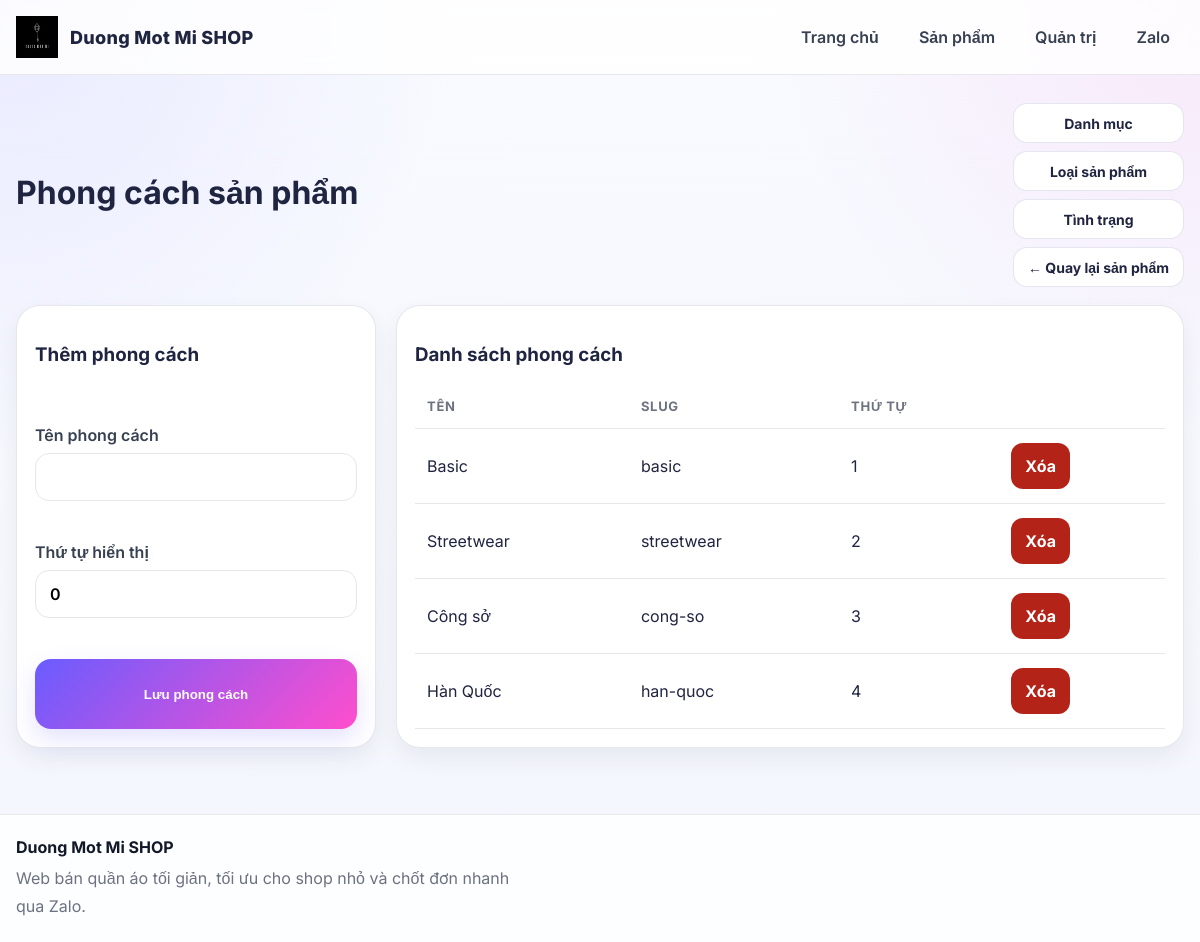
The app's page /admin/styles.php (signed in) with its own data.
### tables this page shows
CREATE TABLE styles (
    id INT AUTO_INCREMENT PRIMARY KEY,
    name VARCHAR(100) NOT NULL,
    slug VARCHAR(120) DEFAULT NULL UNIQUE,
    sort_order INT NOT NULL DEFAULT 0,
    created_at TIMESTAMP DEFAULT CURRENT_TIMESTAMP
);

### config/db.php (called while the page is built, shortened)
<?php
function db(): PDO {
    static $pdo = null;
    if ($pdo === null) {
        $dsn = 'mysql:host=' . DB_HOST . ';dbname=' . DB_NAME . ';charset=utf8mb4';
        $options = [
            PDO::ATTR_ERRMODE => PDO::ERRMODE_EXCEPTION,
            PDO::ATTR_DEFAULT_FETCH_MODE => PDO::FETCH_ASSOC,
        ];
        $pdo = new PDO($dsn, DB_USER, DB_PASS, $options);
    }
    return $pdo;
}

### includes/functions.php (called while the page is built, shortened)
<?php
require_once __DIR__ . '/../config/db.php';
function e($value): string {
    return htmlspecialchars((string)($value ?? ''), ENT_QUOTES, 'UTF-8');
}
function get_styles(): array {
    return db()->query('SELECT * FROM styles ORDER BY sort_order ASC, id ASC')->fetchAll();
}

### admin/styles.php (the view, shortened to what this page needs)
<?php
require_once __DIR__ . '/../includes/functions.php';
$styles = get_styles();
require_once __DIR__ . '/../includes/header.php';
?>
<div class="admin-topbar">
    <h1>Phong cách sản phẩm</h1>
    <div class="card-actions">
        <a class="btn btn-light" href="<?= BASE_URL ?>/admin/categories.php">Danh mục</a>
        <a class="btn btn-light" href="<?= BASE_URL ?>/admin/product_types.php">Loại sản phẩm</a>
        <a class="btn btn-light" href="<?= BASE_URL ?>/admin/product_conditions.php">Tình trạng</a>
        <a class="btn btn-light" href="<?= BASE_URL ?>/admin/products.php">← Quay lại sản phẩm</a>
    </div>
</div>
<div class="admin-two-col">
    <form method="post" class="form-grid narrow card-box">
        <h3>Thêm phong cách</h3>
        <label>Tên phong cách
            <input type="text" name="name" required>
        </label>
        <label>Thứ tự hiển thị
            <input type="number" name="sort_order" value="0">
        </label>
        <button class="btn" type="submit">Lưu phong cách</button>
    </form>
    <div class="card-box">
        <h3>Danh sách phong cách</h3>
        <table>
            <thead><tr><th>Tên</th><th>Slug</th><th>Thứ tự</th><th></th></tr></thead>
            <tbody>
            <?php foreach ($styles as $style): ?>
                <tr>
                    <td><?= e($style['name']) ?></td>
                    <td><?= e($style['slug'] ?? '') ?></td>
                    <td><?= (int)$style['sort_order'] ?></td>
                    <td><a class="btn btn-danger" onclick="return confirm('Xóa phong cách này?');" href="<?= BASE_URL ?>/admin/styles.php?delete=<?= (int)$style['id'] ?>">Xóa</a></td>
                </tr>
            <?php endforeach; ?>
            </tbody>
        </table>
    </div>
</div>
<?php require_once __DIR__ . '/../includes/footer.php'; ?>

### assets/style.css (style rules this page uses)
:root { --bg:#f5f7fb; --surface:#ffffff; --surface-soft:#f8fafc; --text:#111827; --muted:#6b7280; --line:#e5e7eb; --line-strong:#d1d5db; --primary:#111827; --accent:#7c3aed; --accent-soft:#f3e8ff; --success:#065f46; --danger:#b42318; --shadow:0 12px 34px rgba(15,23,42,.07); --shadow-lg:0 22px 50px rgba(15,23,42,.10); --radius:24px; --brand-1:#6a5cff; --brand-2:#ff4ecd; --brand-3:#1ed6ff; --brand-4:#ff9d42; --text-main:#1f2440; --text-soft:#6b7280; --line-soft:rgba(110,118,170,.18); --bg-soft:#f6f8ff; --white:#ffffff; --shadow-main:0 18px 50px rgba(72,86,165,.14); --shadow-hover:0 22px 55px rgba(84,61,255,.18); }
* { box-sizing:border-box }
html { scroll-behavior:smooth }
body { margin:0; font-family:'Inter',Arial,Helvetica,sans-serif; background: radial-gradient(circle at top left, rgba(106,92,255,.10), transparent 30%), radial-gradient(circle at top right, rgba(255,78,205,.10), transparent 28%), linear-gradient(180deg,#f8faff 0%,#f4f6fd 100%); color:var(--text-main); }
a { text-decoration:none;color:inherit }
.product-card-pro, .detail-box, .card-box, .admin-auth-box, .table-wrap { background:var(--surface); border:1px solid rgba(229,231,235,.95); border-radius:24px; box-shadow:var(--shadow); }
.card-actions { display:flex; flex-direction:column; gap:8px; flex-wrap:wrap; }
.card-actions .btn { min-height:40px; padding:0 14px; border-radius:14px; font-size:14px; }
.btn { display:inline-flex; align-items:center; justify-content:center; gap:8px; min-height:46px; padding:0 18px; border-radius:16px; background:linear-gradient(135deg,var(--brand-1),var(--brand-2)); color:#fff; font-weight:700; border:none; cursor:pointer; transition:.25s ease; box-shadow:0 10px 24px rgba(106,92,255,.18); }
.btn-light { background:#fff; color:var(--text-main); border:1px solid var(--line-soft); box-shadow:none; }
.btn-danger { background:var(--danger); color:#fff; padding:10px 14px; border-radius:12px; box-shadow:none; }
.form-grid { display:grid; grid-template-columns:repeat(2,1fr); gap:16px; }
.form-grid.narrow { grid-template-columns:1fr; }
label { display:flex; flex-direction:column; gap:8px; font-weight:600; color:#374151; }
input, textarea, select { padding:13px 14px; border:1px solid var(--line); border-radius:14px; font:inherit; background:#fff; outline:none; transition:border-color .2s ease,box-shadow .2s ease; }
.admin-topbar { display:flex; justify-content:space-between; align-items:center; gap:16px; margin-bottom:18px; }
.admin-topbar h1 { margin:0 0 6px; }
.table-wrap, .card-box { padding:18px; }
table { width:100%; border-collapse:collapse; }
th, td { text-align:left; padding:14px 12px; border-bottom:1px solid var(--line); vertical-align:middle; }
th { font-size:13px; color:var(--muted); text-transform:uppercase; letter-spacing:.7px; }
.admin-two-col { display:grid; grid-template-columns:360px 1fr; gap:20px; }
:root { --shadow-main:0 12px 28px rgba(72,86,165,.10); --shadow-hover:0 16px 34px rgba(84,61,255,.14); --shadow:0 10px 24px rgba(15,23,42,.06); --shadow-lg:0 16px 36px rgba(15,23,42,.08); }
.btn, .social-card, .pill { transition: transform .2s ease, box-shadow .2s ease, background-color .2s ease, color .2s ease, border-color .2s ease; }
.filter-field input, .filter-field select, input, textarea, select { transition: border-color .2s ease, box-shadow .2s ease, background-color .2s ease; }

### records on screen
styles: name "Basic", slug "basic", sort_order "1"
styles: name "Streetwear", slug "streetwear", sort_order "2"
styles: name "Công sở", slug "cong-so", sort_order "3"
styles: name "Hàn Quốc", slug "han-quoc", sort_order "4"
